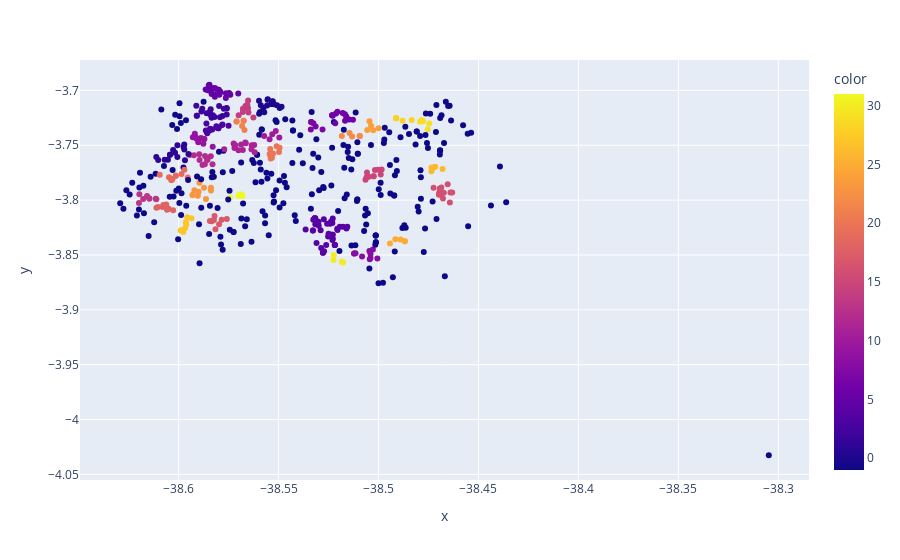

This figure's notebook cell:
### Code cell
import plotly.express as px

fig = px.scatter(x=longg, y=lat, color=df['CLUSTER'])

fig.show()

### Figure 1 — Plotly figure (JSON) as saved in the notebook; plotly's stock layout.template omitted (floating-point values rounded to 4 significant figures; data arrays with more than 128 entries replaced by an {"elided": "..."} marker saying what was removed)
{"data": [{"hovertemplate": "x=%{x}<br>y=%{y}<br>color=%{marker.color}<extra></extra>", "legendgroup": "", "marker": {"color": {"elided": "567 int values"}, "coloraxis": "coloraxis", "symbol": "circle"}, "mode": "markers", "name": "", "orientation": "v", "showlegend": false, "type": "scatter", "x": {"elided": "567 float values"}, "xaxis": "x", "y": {"elided": "567 float values"}, "yaxis": "y"}], "layout": {"coloraxis": {"colorbar": {"title": {"text": "color"}}, "colorscale": [[0, "#0d0887"], [0.1111, "#46039f"], [0.2222, "#7201a8"], [0.3333, "#9c179e"], [0.4444, "#bd3786"], [0.5556, "#d8576b"], [0.6667, "#ed7953"], [0.7778, "#fb9f3a"], [0.8889, "#fdca26"], [1, "#f0f921"]]}, "legend": {"tracegroupgap": 0}, "margin": {"t": 60}, "xaxis": {"anchor": "y", "domain": [0, 1], "title": {"text": "x"}}, "yaxis": {"anchor": "x", "domain": [0, 1], "title": {"text": "y"}}}}
